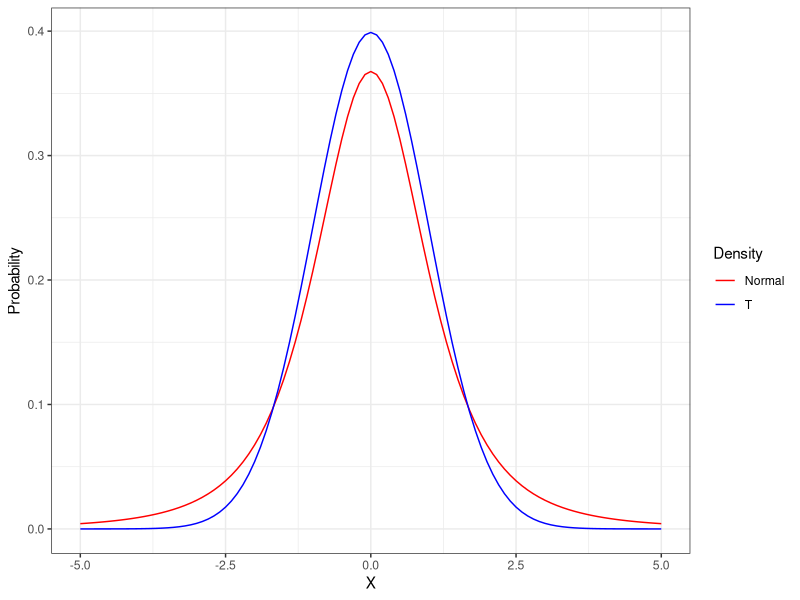
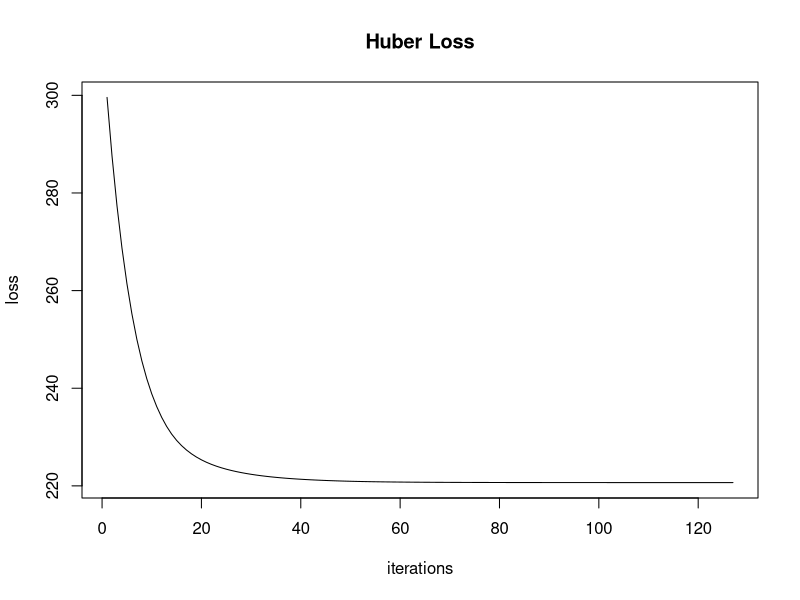
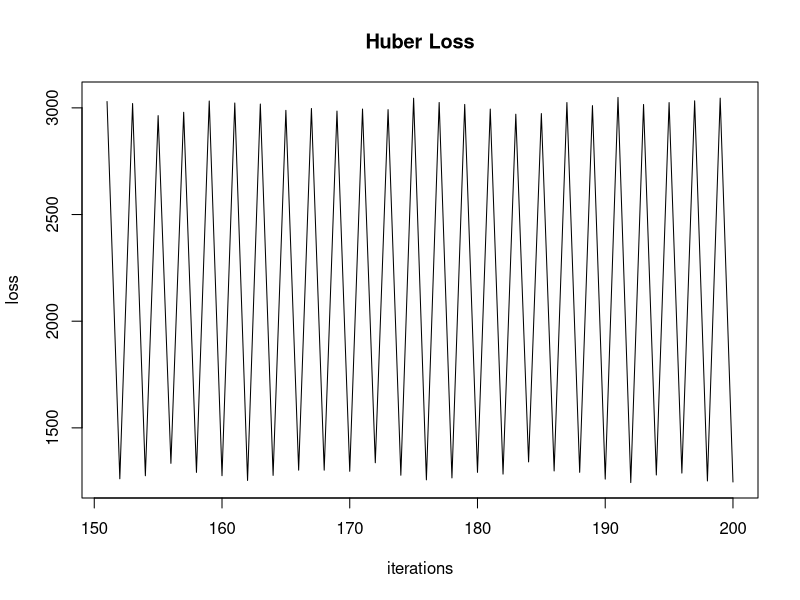

These figures' R source, in order: (Note: a time limit stopped this script after it produced the figures.)
## ---- chunk 1
knitr::opts_chunk$set(echo = TRUE)
## ---- chunk 2
n <- 100
p <- 10
s <- 3
set.seed(0)
x <- matrix(rnorm(n*p), n, p)
b <- c(-0.7, 0.7, 1, rep(0, p-s))
y <- x %*% b + rt(n, df=2)
cor(y, x)
## ---- chunk 3
library(ggplot2)
xaxis <- seq(-5,5,0.1)
df <- data.frame(x = rep(xaxis, 2), y = c(dnorm(xaxis), dt(xaxis, df = 3)))
df$flag <- rep(c(1,0), each = length(xaxis))

ggplot(df, aes(x = x, y = y, 
           color = as.factor(flag), group = as.factor(flag)))+
  geom_line() +
  xlab("X") +
  ylab("Probability") +
  scale_color_manual(name = "Density", values = c("red", "blue"), labels = c("Normal","T")) + 
  theme_bw()

## ---- chunk 4
# using default cut off c = 1
psi <- function(r, c = 1) {
  return(ifelse(r^2 > c^2, 2*c*abs(r) - c^2, r^2))
}

huber.loss <- function(beta, ...){
  y_hat <- apply(x, 1, function(x) sum(x*beta))
  r <- y_hat - y
  sum(psi(r, ...))
}
## ---- chunk 5
library(numDeriv)

grad.descent <- function(f, x0, max.iter=200, step.size=0.001, stop.deriv=0.1, ...){
  n <- length(x0)
  xmat <- matrix(0, nrow = n, ncol = max.iter)
  xmat[, 1] <- x0
  
  for(k in 2:max.iter){
    grad.cur <- grad(f, xmat[, k-1], ...)
    
    if(all(abs(grad.cur) < stop.deriv)){
      k <- k-1
      break
    }
    
    xmat[ ,k] <- xmat[ ,k-1] - step.size * grad.cur
  }
  xmat <- xmat[ ,1:k]
  
  return(list(x = xmat[,k], xmat = xmat, k = k))
}

gd <- grad.descent(huber.loss, x0 = rep(0, p))
cat("Number of iterations till converge ", gd$k, '\n')
cat("Final estimate of coefficients \n", gd$x)

## ---- chunk 6
obj <- apply(gd$xmat, 2, huber.loss)

plot(1:127, obj, type = 'l', lty = 1, 
     main = "Huber Loss", xlab = "iterations", ylab = "loss")
## ---- chunk 7
gd.2 <- grad.descent(huber.loss, x0 = rep(0, p), step.size = 0.1)
gd.2$k
gd.2$x
obj.2 <- apply(gd.2$xmat[,151:200], 2, huber.loss)
plot(151:200, obj.2, type = 'l', lty = 1, 
     main = "Huber Loss", xlab = "iterations", ylab = "loss")
## ---- chunk 8
sparse.grad.descent <- function(
  f, x0, max.iter=200, step.size=0.001, stop.deriv=0.1, threshold=0.05, ...){
  
  n <- length(x0)
  xmat <- matrix(0, nrow = n, ncol = max.iter)
  xmat[, 1] <- x0
  
  for(k in 2:max.iter){
    grad.cur <- grad(f, xmat[, k-1], ...)
    
    if(all(abs(grad.cur) < stop.deriv)){
      k <- k-1
      break
    }
    xmat[ ,k] <- xmat[ ,k-1] - step.size * grad.cur
    xmat[ ,k] <- ifelse(abs(xmat[ ,k]) > threshold, xmat[ ,k], 0)
  }
  xmat <- xmat[ ,1:k]
  
  return(list(x = xmat[,k], xmat = xmat, k = k))
}

gd.sparse <- sparse.grad.descent(huber.loss, x0 = rep(0, p))
cat("Final estimation of coefficients \n",gd.sparse$x)

## ---- chunk 9
mse <- function(x1, x2){
  return(mean((x1 - x2)^2))
}
fit <- lm(y ~ 0 + x )
fit$coefficients

cat('Linear fit model coefficients ', mse(fit$coefficients, b), '\n')
cat("Final estimation of gd ", mse(gd$x, b), '\n')
cat("Final estimation of sparsed gd ", mse(gd.sparse$x, b), '\n')

## ---- chunk 10
set.seed(10)
y = x %*% b + rt(n, df=2)

gd.new <- grad.descent(huber.loss, rep(0, p))
gd.2.new <- grad.descent(huber.loss, rep(0, p), step.size = 0.1)
gd.sparse.new <- sparse.grad.descent(huber.loss, rep(0, p))
cat("New estimation of gd ", gd.new$x, '\n')
cat("New estimation of sparsed gd ", gd.sparse.new$x, '\n')

cat("Final estimation of gd ", mse(gd.new$x, b), '\n')
cat("Final estimation of sparsed gd ", mse(gd.sparse.new$x, b), '\n')
## ---- chunk 11
gd.loop.mse <- numeric(10)
gd.sparse.loop.mse <- numeric(10)

for(i in 1:10){
  y = x %*% b + rt(n, df=2)
  gd.loop <- grad.descent(huber.loss, rep(0, p))
  gd.sparse.loop <- sparse.grad.descent(huber.loss, rep(0, p))
  gd.loop.mse[i] <- mse(gd.loop$x, b)
  gd.sparse.loop.mse[i] <- mse(gd.sparse.loop$x, b)
}
mean(gd.loop.mse)
mean(gd.sparse.loop.mse)
min(gd.loop.mse)
min(gd.sparse.loop.mse)
